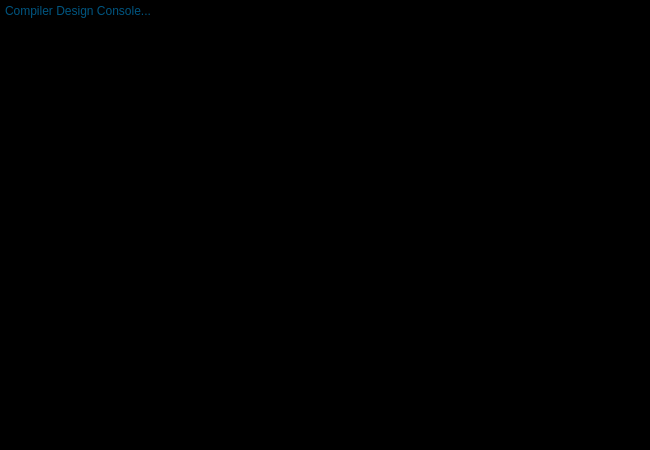
<?xml version="1.0" encoding="UTF-8"?>
<ui version="4.0">
 <class>Console_Form</class>
 <widget class="QWidget" name="Console_Form">
  <property name="windowModality">
   <enum>Qt::ApplicationModal</enum>
  </property>
  <property name="geometry">
   <rect>
    <x>0</x>
    <y>0</y>
    <width>650</width>
    <height>450</height>
   </rect>
  </property>
  <property name="minimumSize">
   <size>
    <width>650</width>
    <height>450</height>
   </size>
  </property>
  <property name="maximumSize">
   <size>
    <width>650</width>
    <height>450</height>
   </size>
  </property>
  <property name="windowTitle">
   <string>Console</string>
  </property>
  <property name="toolTip">
   <string>Console</string>
  </property>
  <widget class="QTextEdit" name="txte_console">
   <property name="geometry">
    <rect>
     <x>0</x>
     <y>-1</y>
     <width>651</width>
     <height>451</height>
    </rect>
   </property>
   <property name="styleSheet">
    <string notr="true">background-color: rgb(0, 0, 0);
color: rgb(0, 170, 255);
font: 75 12pt &quot;Consolas&quot;;</string>
   </property>
   <property name="placeholderText">
    <string>Compiler Design Console...</string>
   </property>
  </widget>
 </widget>
 <resources/>
 <connections/>
</ui>
